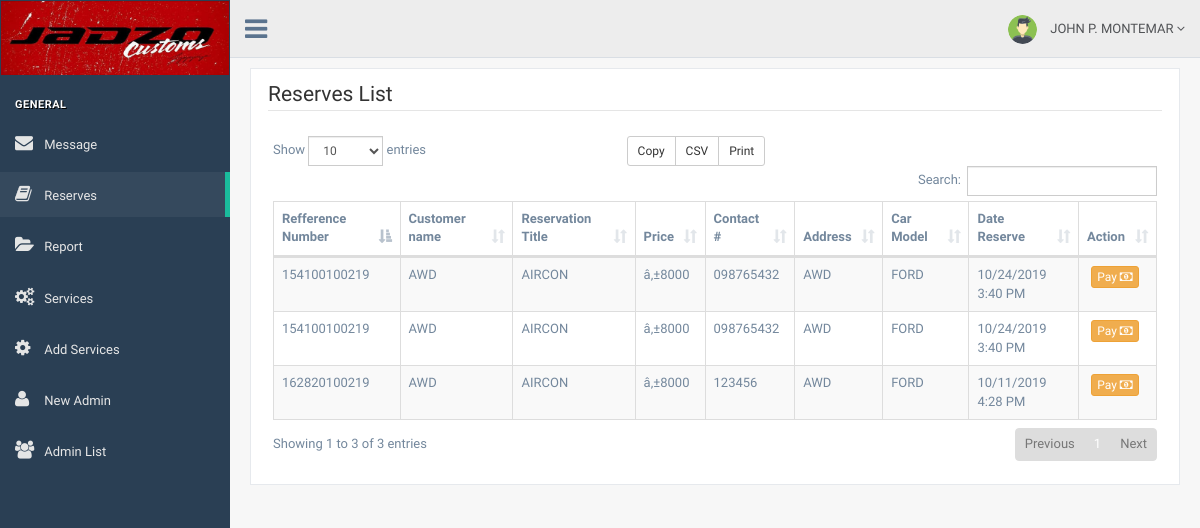
The app's page /pages/admin_reserves.php (signed in), older data.
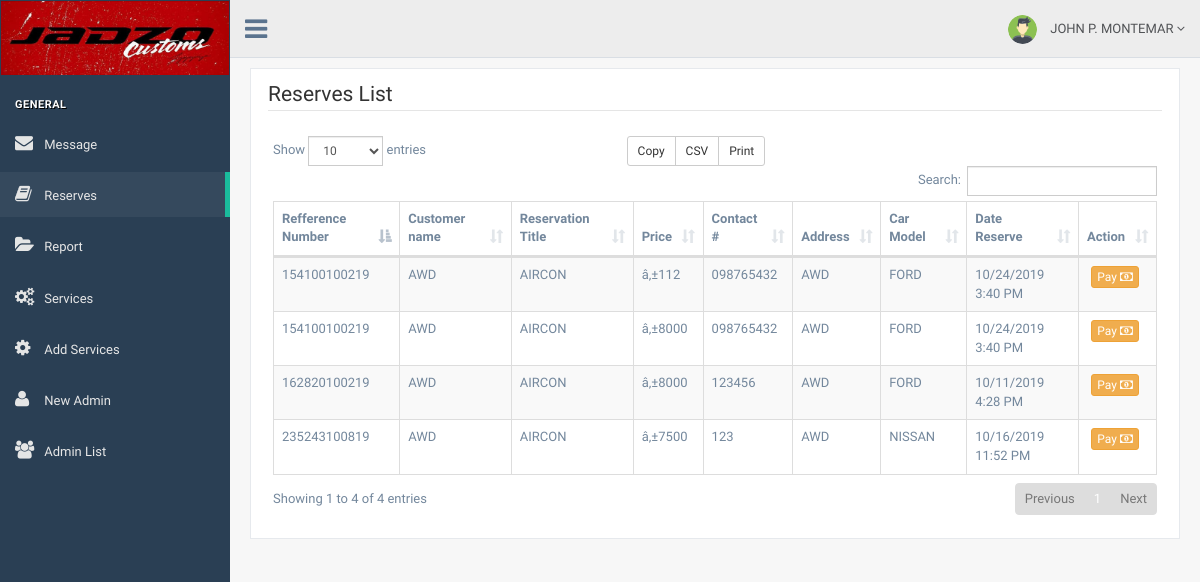
The same page, newer data.
### tables this page shows
CREATE TABLE IF NOT EXISTS `reserve` (
  `id` int(11) NOT NULL AUTO_INCREMENT,
  `full_name` varchar(32) NOT NULL,
  `contact_number` varchar(32) NOT NULL,
  `address` varchar(100) NOT NULL,
  `car_model` varchar(32) NOT NULL,
  `reservation_title` varchar(32) NOT NULL,
  `price` varchar(32) NOT NULL,
  `date_of_reservation` varchar(32) NOT NULL,
  `ref_num` varchar(32) NOT NULL,
  `checking` varchar(32) NOT NULL,
  PRIMARY KEY (`id`)
);

### pages/links.php (called while the page is built)
<?php
$links = array(
    "Message" => "admin_messages.php",
    "Reserves" => "admin_reserves.php",
    "Report" => "admin_report.php",
    "Services" => "admin_services.php",
    "Add Services" => "admin_add_services.php",
    "New Admin" => "new_admin.php",
    "Admin List" => "admin_list.php",
);
$icons = array(
    "fa fa-envelope",
    "fa fa-book",
    "fa fa-folder-open",
    "fa fa-gears",
    "fa fa-gear",
    "fa fa-user",
    "fa fa-group",
);
?>

### pages/admin_reserves.php (the view, shortened to what this page needs)
<?php
include '../php/server.php';
$admin = mysqli_fetch_object(mysqli_query($conn, "SELECT * FROM admin_users WHERE id = '$_SESSION[id]'"));
?>
<!DOCTYPE html>
<html lang="en">
<head>
    <link href="../dep/vendors/bootstrap/dist/css/bootstrap.min.css" rel="stylesheet">
    <link href="../dep/vendors/font-awesome/css/font-awesome.min.css" rel="stylesheet">
    <link href="../dep/vendors/nprogress/nprogress.css" rel="stylesheet">
    <link href="../dep/vendors/malihu-custom-scrollbar-plugin/jquery.mCustomScrollbar.min.css" rel="stylesheet" />
    <link href="../dep/build/css/custom.min.css" rel="stylesheet">
    <link href="../dep/vendors/datatables.net-bs/css/dataTables.bootstrap.min.css" rel="stylesheet">
    <link href="../dep/vendors/datatables.net-buttons-bs/css/buttons.bootstrap.min.css" rel="stylesheet">
    <link href="../dep/vendors/datatables.net-responsive-bs/css/responsive.bootstrap.min.css" rel="stylesheet">
</head>
<body class="nav-md" style="background:none;">
    <div class="container body">
        <div class="main_container">
            <div class="col-md-3 left_col menu_fixed" style="transition:.5s">
                <div class="navbar nav_title" style="height:80px">
                    <a href="admin_messages.php" class="site_title" style="padding:0;height:80px">
                        <img src="../img/jadzo_logo.jpg" style="width:100%;"></a>
                </div>
                <br />
                <div id="sidebar-menu" class="main_menu_side hidden-print main_menu">
                    <div class="menu_section">
                        <h3>General</h3>
                        <ul class="nav side-menu">
                            <?php
                            require_once('links.php');
                            $counter = 0;
                            foreach ($links as $desc => $link) {
                                echo "
                                <li><a href='" . $link . "'><i class='" . $icons[$counter] . "'></i> " . $desc . " </a></li>
                                ";
                                $counter++;
                            }
                            ?>
                        </ul>
                    </div>
                </div>
            </div>
            <div class="top_nav ." style="transition:.5s">
                <div class="nav_menu">
                    <nav>
                        <div class="nav toggle">
                            <a id="menu_toggle"><i class="fa fa-bars"></i></a>
                        </div>
                        <ul class="nav navbar-nav navbar-right">
                            <li class="">
                                <a href="javascript:;" class="user-profile dropdown-toggle" data-toggle="dropdown" aria-expanded="false">
                                    <img src="../img/avatar.png" alt="">
                                    <?php echo "{$admin->fname} {$admin->mname[0]}. {$admin->lname}" ?>
                                    <span class=" fa fa-angle-down"></span>
                                </a>
                            </li>
                        </ul>
                    </nav>
                </div>
            </div>
            <div class="right_col" role="main" style="transition:.5s;">
                <div class="row">
                    <div class="col-md-12 col-sm-12 col-xs-12">
                        <div class="x_panel" style="overflow:hidden">
                            <span class="section">Reserves List</span>
                            <div class="x_content">
                                <table id="datatable-buttons" class="table table-striped table-bordered" style="width:100%;">
                                    <thead>
                                        <tr class="headings">
                                            <th class="column-title">Refference Number</th>
                                            <th class="column-title">Customer name</th>
                                            <th class="column-title">Reservation Title</th>
                                            <th class="column-title">Price</th>
                                            <th class="column-title">Contact #</th>
                                            <th class="column-title">Address</th>
                                            <th class="column-title">Car Model</th>
                                            <th class="column-title">Date Reserve</th>
                                            <th class="column-title">Action</th>
                                        </tr>
                                    </thead>
                                    <tbody>
                                        <?php
                                        $sql = mysqli_query($conn, "SELECT * FROM reserve");
                                        while ($row = mysqli_fetch_object($sql)) :
                                            $date_reserve = $row->date_of_reservation;
                                            $date1 = new DateTime($date_reserve);
                                            $date2 = new DateTime();
                                            $reserve_id = $row->id;
                                            if (($date1 <= $date2) == 1) {
                                                mysqli_query($conn, "DELETE FROM reserve WHERE id = '$reserve_id'");
                                            } else {
                                                ?>
                                                <tr>
                                                    <td><?php echo $row->ref_num ?></td>
                                                    <td><?php echo $row->full_name ?></td>
                                                    <td><?php echo $row->reservation_title ?></td>
                                                    <td><?php echo $row->price ?></td>
                                                    <td><?php echo $row->contact_number ?></td>
                                                    <td><?php echo $row->address ?></td>
                                                    <td><?php echo $row->car_model ?></td>
                                                    <td><?php echo $row->date_of_reservation ?></td>
                                                    <td style="text-align:center;">
                                                        <a href="upload_reciept.php?id=<?php echo $reserve_id ?>" class="btn btn-warning btn-xs">
                                                            Pay <i class="fa fa-money"></i>
                                                        </a>
                                                    </td>
                                                </tr>
                                        <?php  }
                                        endwhile; ?>
                                    </tbody>
                                </table>
                            </div>
                        </div>
                    </div>
                </div>
            </div>
        </div>
    </div>
</body>
</html>

Row changes from the older to the newer data that the page shows:
changed reserve (number 1 of 4 on the later page): price "â‚±8000" → "â‚±112"
added reserve: ref_num "235243100819", full_name "AWD", reservation_title "AIRCON", price "â‚±7500", contact_number "123", address "AWD", car_model "NISSAN", date_of_reservation "10/16/2019 11:52 PM"
Text that changed along with them:
text written by a page script: "Copy CSV Print Show entries Search: Showing 1 to 3 of 3 entries Previous 1 Next" → "Copy CSV Print Show entries Search: Showing 1 to 4 of 4 entries Previous 1 Next"
